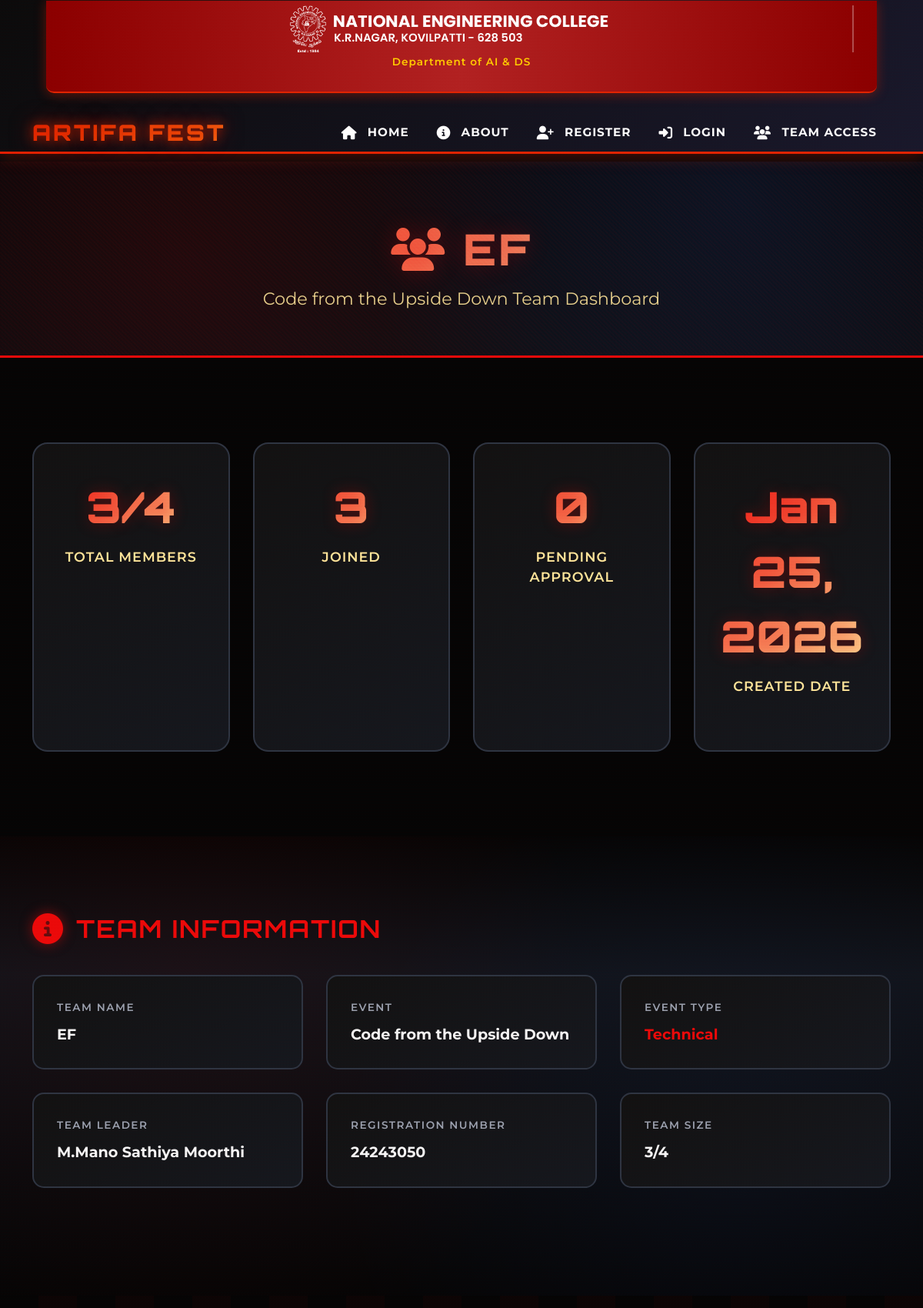
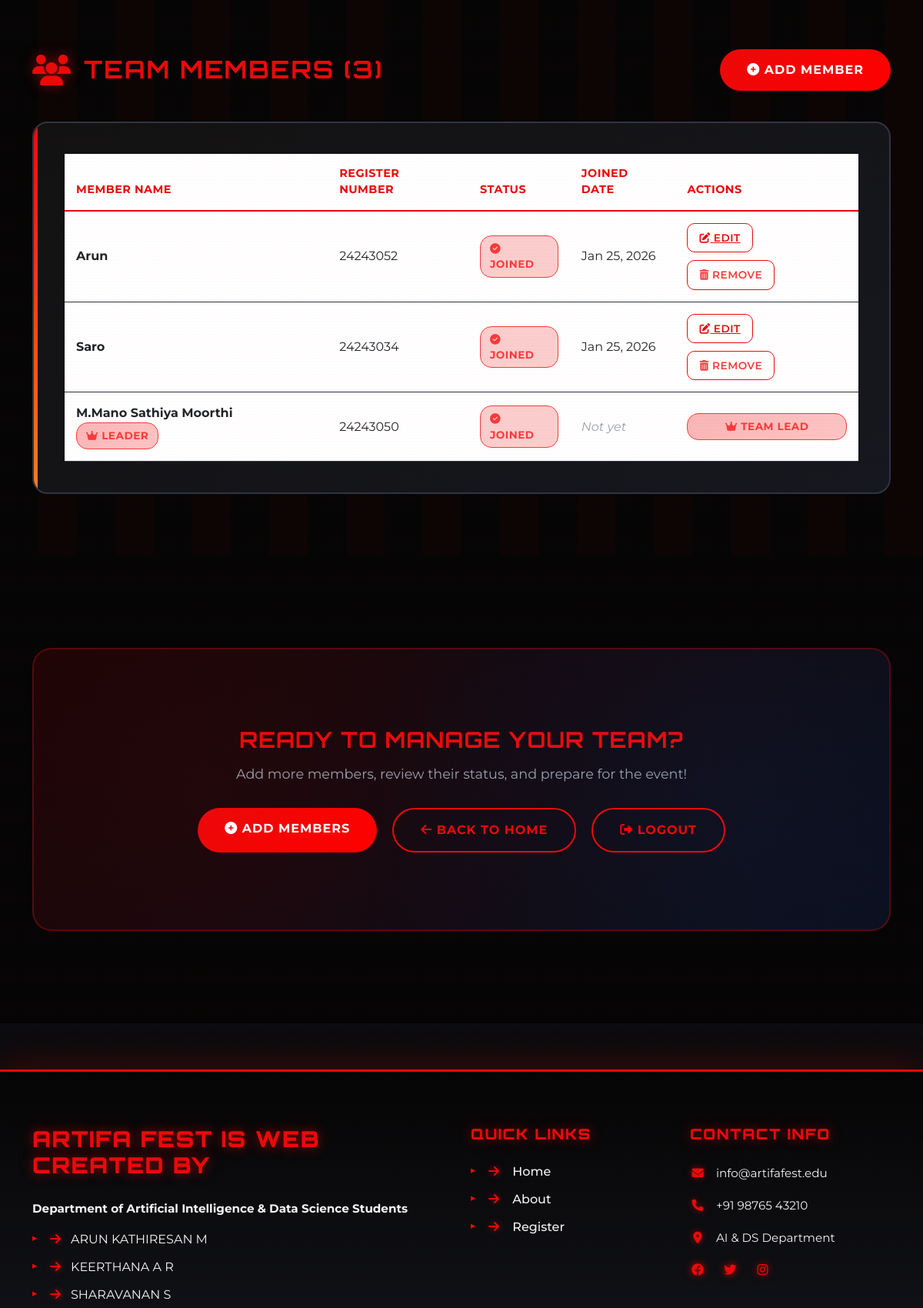
The app's page /team/dashboard/ (signed in, upper part) with its own data (2 pictures, top to bottom).
### core/models.py (models this page shows, shortened)
class Team(models.Model):
    name = models.CharField(max_length=200)
    event = models.ForeignKey(Event, on_delete=models.CASCADE, related_name='teams')
    created_by = models.ForeignKey(Registration, on_delete=models.CASCADE, related_name='created_teams', help_text='The registration that created this team', null=True, blank=True)
    password = models.CharField(max_length=255, null=True, blank=True, help_text='Hashed password for team login')
    pending_members = models.TextField(blank=True, null=True, help_text='JSON list of pending member register numbers not yet registered')
    created_at = models.DateTimeField(auto_now_add=True)
    updated_at = models.DateTimeField(auto_now=True)
    description = models.TextField(blank=True, null=True)
    class Meta:
        unique_together = ['name', 'event']
        ordering = ['-created_at']
        indexes = [
            models.Index(fields=['event', 'created_at']),
            models.Index(fields=['created_by']),
        ]
    @property
    def member_count(self):
        return self.members.filter(status='joined').count()
    @property
    def pending_count(self):
        return self.members.filter(status='pending').count()
    @property
    def total_count(self):
        return self.members.count()

class Event(models.Model):
    EVENT_TYPES = [
        ('technical', 'Technical'),
        ('non-technical', 'Non-Technical'),
    ]
    name = models.CharField(max_length=200)
    slug = models.SlugField(unique=True)
    description = models.TextField()
    event_type = models.CharField(max_length=20, choices=EVENT_TYPES)
    is_team_event = models.BooleanField(default=False)
    min_team_size = models.IntegerField(default=1)
    max_team_size = models.IntegerField(default=1)
    icon_class = models.CharField(max_length=100, default='fas fa-code')
    start_time = models.TimeField(null=True, blank=True)
    end_time = models.TimeField(null=True, blank=True)
    event_date = models.DateField(null=True, blank=True)
    duration = models.CharField(max_length=100, blank=True, null=True, help_text="e.g., '7 hours', '2 hours'")
    venue = models.CharField(max_length=200, blank=True, null=True, help_text="Event venue/location")
    created_at = models.DateTimeField(auto_now_add=True)
    updated_at = models.DateTimeField(auto_now=True)

class Registration(models.Model):
    YEAR_CHOICES = [
        ('1', '1st Year'),
        ('2', '2nd Year'),
        ('3', '3rd Year'),
        ('4', '4th Year'),
    ]
    DEPARTMENT_CHOICES = [
        ('AIDS', 'AI & DS'),
        ('CSE', 'Computer Science'),
        ('IT', 'Information Technology'),
        ('ECE', 'Electronics & Communication'),
        ('EEE', 'Electrical & Electronics'),
        ('MECH', 'Mechanical'),
        ('CIVIL', 'Civil'),
        ('OTHER', 'Other'),
    ]
    register_number = models.CharField(max_length=20, unique=True, help_text='Unique registration number', null=True)
    full_name = models.CharField(max_length=200, null=True)
    year = models.CharField(max_length=1, choices=YEAR_CHOICES, null=True)
    department = models.CharField(max_length=10, choices=DEPARTMENT_CHOICES, null=True)
    phone_number = models.CharField(max_length=15, null=True, blank=True)
    email = models.EmailField(null=True)
    is_verified = models.BooleanField(default=False)
    event = models.ForeignKey(Event, on_delete=models.CASCADE)
    registered_at = models.DateTimeField(auto_now_add=True)
    team = models.ForeignKey('Team', on_delete=models.SET_NULL, null=True, blank=True, related_name='registrations', help_text='Team this registration belongs to')
    team_name = models.CharField(max_length=100, blank=True, null=True)
    team_members = models.IntegerField(default=0, help_text='Count of team members (0 if not team lead)')
    team_password = models.CharField(max_length=255, blank=True, null=True, help_text='Team password (hashed) for team login verification')
    is_team_lead = models.BooleanField(default=False, help_text='Whether this participant is a team lead')
    class Meta:
        unique_together = ['register_number', 'event']
        ordering = ['-registered_at']

class TeamMember(models.Model):
    STATUS_CHOICES = [
        ('pending', 'Pending'),
        ('joined', 'Joined'),
        ('declined', 'Declined'),
    ]
    team = models.ForeignKey(Team, on_delete=models.CASCADE, related_name='members')
    registration = models.ForeignKey(Registration, on_delete=models.CASCADE, related_name='team_memberships', null=True, blank=True)
    status = models.CharField(max_length=20, choices=STATUS_CHOICES, default='pending')
    joined_at = models.DateTimeField(null=True, blank=True)
    added_at = models.DateTimeField(auto_now_add=True)
    class Meta:
        unique_together = ['team', 'registration']
        ordering = ['-added_at']
        indexes = [
            models.Index(fields=['team', 'status']),
            models.Index(fields=['registration', 'status']),
        ]

### core/views.py (the view, shortened to what this page needs)
# urls.py: path('team/dashboard/', views.team_dashboard, name='team_dashboard'),
@team_login_required
def team_dashboard(request):
    team_id = request.session.get('team_id')
    if not team_id:
        messages.error(request, 'Please log in to your team first.')
        return redirect('team_login')
    try:
        team = Team.objects.select_related('event', 'created_by').get(id=team_id)
    except Team.DoesNotExist:
        messages.error(request, 'Team not found. Please log in again.')
        return redirect('team_login')
    is_admin = request.user.is_authenticated and (request.user.is_superuser or request.user.is_staff)
    is_team_lead = True  # If they have team_id in session, they're authorized
    team_members = team.members.select_related('registration', 'registration__event').all()
    registrations = Registration.objects.filter(team=team).select_related('event')
    import json
    team_members_from_registration = []
    if team.created_by and team.created_by.team_members:
        try:
            if isinstance(team.created_by.team_members, int):
                pass
        except (json.JSONDecodeError, ValueError, TypeError):
            pass
    context = {
        'team': team,
        'team_members': team_members,
        'registrations': registrations,
        'team_members_from_registration': team_members_from_registration,
        'member_count': team.member_count,
        'pending_count': team.pending_count,
        'total_count': team.total_count,
        'registration_count': registrations.count(),
        'is_team_lead': is_team_lead,
        'is_admin': is_admin,
        'can_manage_members': is_team_lead or is_admin,
    }
    return render(request, 'core/team_dashboard.html', context)

### core/templates/core/team_dashboard.html (shortened to what this page needs)
{% extends 'base.html' %}
{% load static %}
{% block content %}
<section class="team-dashboard-hero">
    <div class="container">
        <h1 class="dashboard-title">
            <i class="fas fa-users"></i> {{ team.name }}
        </h1>
        <p class="dashboard-subtitle">{{ team.event.name }} Team Dashboard</p>
    </div>
</section>
<section class="dashboard-content">
    <div class="container">
        <div class="stats-grid">
            <div class="stat-card">
                <div class="stat-number">{{ total_count }}/{{ team.event.max_team_size }}</div>
                <div class="stat-label">Total Members</div>
            </div>
            <div class="stat-card">
                <div class="stat-number">{{ member_count }}</div>
                <div class="stat-label">Joined</div>
            </div>
            <div class="stat-card">
                <div class="stat-number">{{ pending_count }}</div>
                <div class="stat-label">Pending Approval</div>
            </div>
            <div class="stat-card">
                <div class="stat-number">{{ team.created_at|date:"M d, Y" }}</div>
                <div class="stat-label">Created Date</div>
            </div>
        </div>
    </div>
</section>
<section class="info-section">
    <div class="container">
        <h2 class="section-title">
            <i class="fas fa-info-circle"></i> Team Information
        </h2>
        <div class="info-grid">
            <div class="info-card">
                <div class="info-label">Team Name</div>
                <div class="info-value">{{ team.name }}</div>
            </div>
            <div class="info-card">
                <div class="info-label">Event</div>
                <div class="info-value">{{ team.event.name }}</div>
            </div>
            <div class="info-card">
                <div class="info-label">Event Type</div>
                <div class="info-value">
                    {% if team.event.event_type == 'technical' %}
                        <span style="color: hsl(var(--primary));">Technical</span>
                    {% else %}
                        <span style="color: hsl(var(--stranger-yellow));">Non-Technical</span>
                    {% endif %}
                </div>
            </div>
            <div class="info-card">
                <div class="info-label">Team Leader</div>
                <div class="info-value">{{ team.created_by.full_name }}</div>
            </div>
            <div class="info-card">
                <div class="info-label">Registration Number</div>
                <div class="info-value">{{ team.created_by.register_number }}</div>
            </div>
            <div class="info-card">
                <div class="info-label">Team Size</div>
                <div class="info-value">{{ member_count }}/{{ team.event.max_team_size }}</div>
            </div>
        </div>
    </div>
</section>
<section class="members-section">
    <div class="container">
        <div style="display: flex; justify-content: space-between; align-items: center; margin-bottom: 40px;">
            <h2 class="section-title" style="margin: 0;">
                <i class="fas fa-users"></i> Team Members ({{ total_count }})
            </h2>
            <a href="{% url 'team_add_members' team.id %}" class="cta-btn cta-primary">
                <i class="fas fa-plus-circle"></i> Add Member
            </a>
        </div>
        {% if team_members %}
            <div class="members-container">
                <div class="table-responsive">
                    <table class="table table-custom">
                        <thead>
                            <tr>
                                <th>Member Name</th>
                                <th>Register Number</th>
                                <th>Status</th>
                                <th>Joined Date</th>
                                <th>Actions</th>
                            </tr>
                        </thead>
                        <tbody>
                            {% for member in team_members %}
                                <tr>
                                    <td>
                                        <strong>{{ member.registration.full_name }}</strong>
                                        {% if team.created_by == member.registration %}
                                            <span class="member-badge badge-leader">
                                                <i class="fas fa-crown"></i> Leader
                                            </span>
                                        {% endif %}
                                    </td>
                                    <td>{{ member.registration.register_number }}</td>
                                    <td>
                                        {% if member.status == 'joined' %}
                                            <span class="member-badge badge-joined">
                                                <i class="fas fa-check-circle"></i> Joined
                                            </span>
                                        {% elif member.status == 'pending' %}
                                            <span class="member-badge badge-pending">
                                                <i class="fas fa-hourglass-half"></i> Pending
                                            </span>
                                        {% else %}
                                            <span class="member-badge badge-declined">
                                                <i class="fas fa-times-circle"></i> Declined
                                            </span>
                                        {% endif %}
                                    </td>
                                    <td>
                                        {% if member.joined_at %}
                                            {{ member.joined_at|date:"M d, Y" }}
                                        {% else %}
                                            <em style="color: hsl(var(--muted-foreground));">Not yet</em>
                                        {% endif %}
                                    </td>
                                    <td>
                                        <div class="action-btns">
                                            {% if team.created_by != member.registration and can_manage_members %}
                                                <a href="{% url 'edit_team_member' team.id member.id %}" class="action-btn btn-edit">
                                                    <i class="fas fa-edit"></i> Edit
                                                </a>
                                                <form method="POST" style="display: contents;" onsubmit="return confirm('Remove {{ member.registration.full_name }}?');">
                                                    <button type="submit" class="action-btn btn-remove">
                                                        <i class="fas fa-trash-alt"></i> Remove
                                                    </button>
                                                </form>
                                            {% elif team.created_by == member.registration %}
                                                <span class="member-badge badge-leader" style="width: 100%; text-align: center;">
                                                    <i class="fas fa-crown"></i> Team Lead
                                                </span>
                                            {% endif %}
                                        </div>
                                    </td>
                                </tr>
                            {% endfor %}
                        </tbody>
                    </table>
                </div>
            </div>
        {% endif %}
    </div>
</section>
<section class="dashboard-content">
    <div class="container">
        <div class="cta-section">
            <h2 style="font-family: 'Orbitron', sans-serif; font-size: 1.8rem; font-weight: 700; color: hsl(var(--primary)); text-transform: uppercase; letter-spacing: 1px; margin-bottom: 15px;">
                Ready to Manage Your Team?
            </h2>
            <p style="color: hsl(var(--muted-foreground)); margin-bottom: 0; font-size: 1.1rem;">
                Add more members, review their status, and prepare for the event!
            </p>
            <div class="cta-buttons">
                <a href="{% url 'team_add_members' team.id %}" class="cta-btn cta-primary">
                    <i class="fas fa-plus-circle"></i> Add Members
                </a>
                <a href="{% url 'home' %}" class="cta-btn cta-secondary">
                    <i class="fas fa-arrow-left"></i> Back to Home
                </a>
                <a href="{% url 'team_logout' %}" class="cta-btn cta-secondary">
                    <i class="fas fa-sign-out-alt"></i> Logout
                </a>
            </div>
        </div>
    </div>
</section>
{% endblock %}

### records on screen
Team: event.name "Code from the Upside Down", name "EF", created_by.full_name "M.Mano Sathiya Moorthi", created_by.register_number "24243050", event.max_team_size "4"
TeamMember: registration.full_name "Arun", registration.register_number "24243052", status "joined" (drawn), joined_at "Jan 25, 2026"
TeamMember: registration.full_name "Saro", registration.register_number "24243034", status "joined" (drawn), joined_at "Jan 25, 2026"
TeamMember: registration.full_name "M.Mano Sathiya Moorthi", shows "LEADER", registration.register_number "24243050", status "joined" (drawn), shows "Not yet", shows "TEAM LEAD"

### other values on screen
{{ member_count }} "3"
{{ total_count }} "3"
